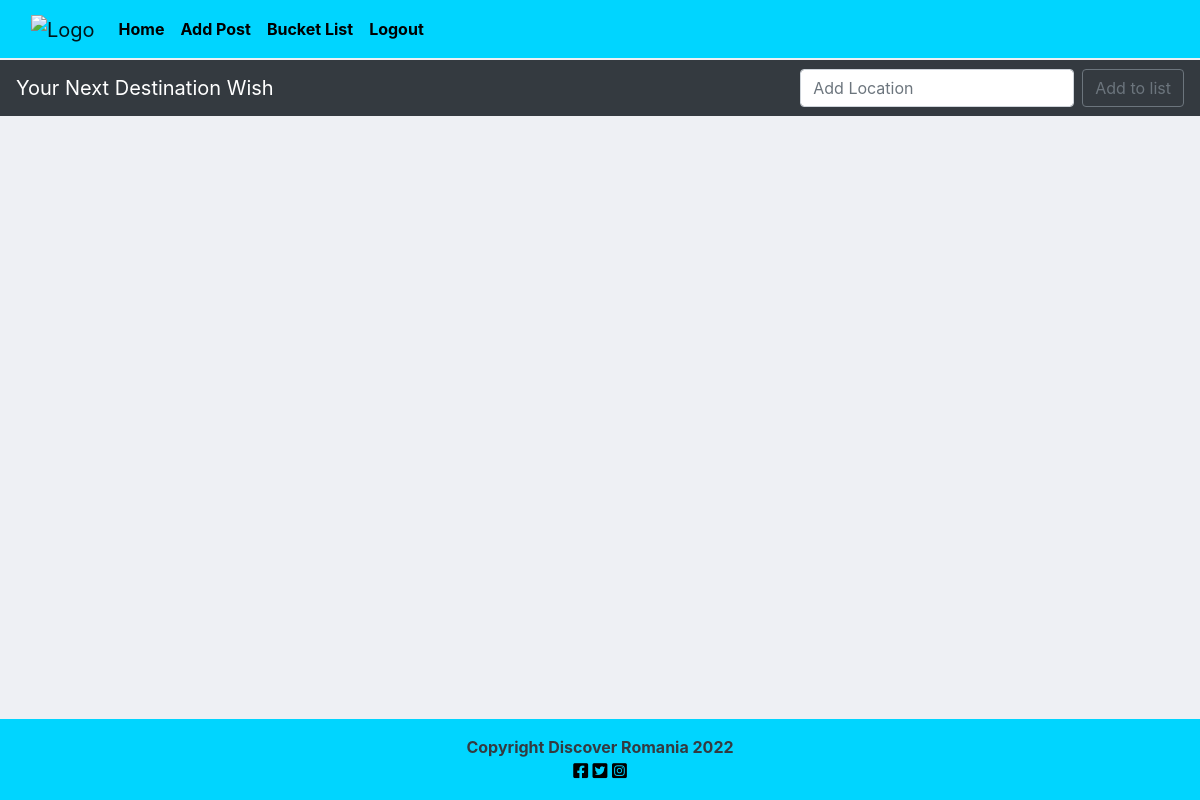
The page /wish/ (signed in) on the database as committed earlier.
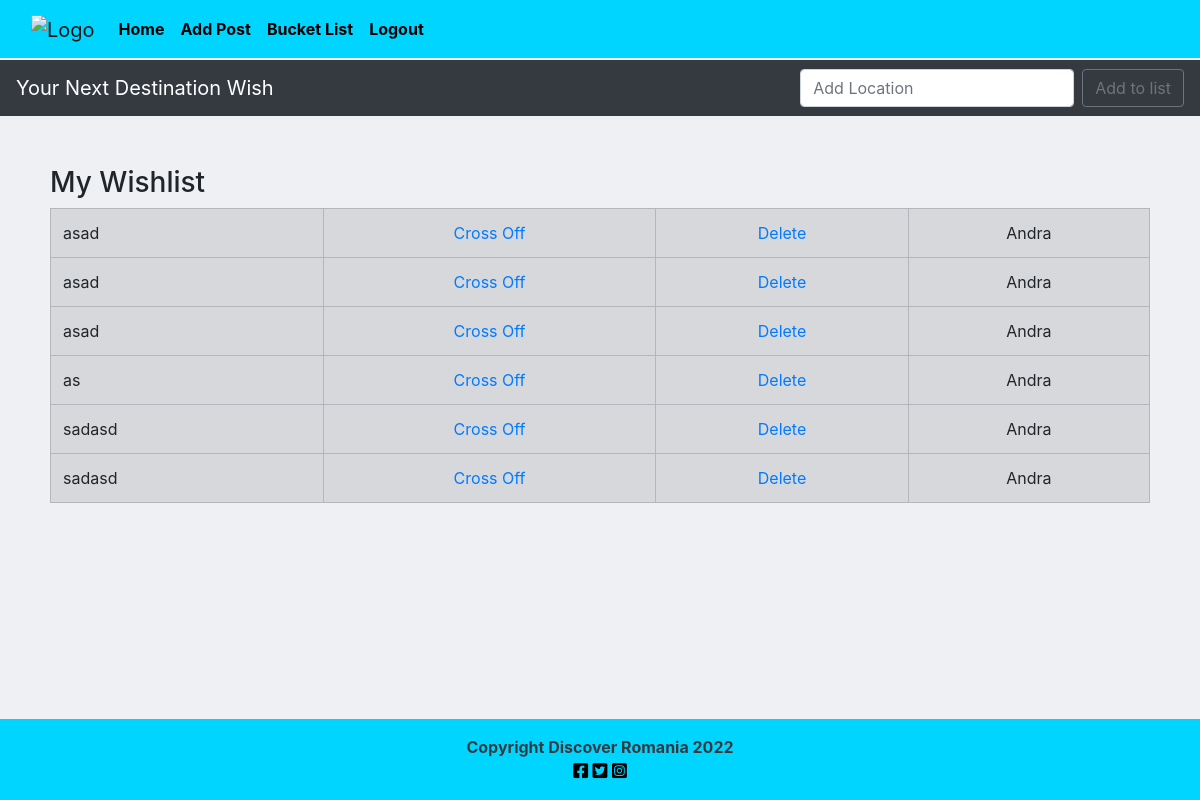
The same page on the database as committed later.
### wish/models.py (models this page shows, shortened)
class Wish(models.Model):
    item = models.CharField(max_length=200)
    completed = models.BooleanField(default=False)
    author = models.ForeignKey(User, on_delete=models.CASCADE)

### wish/views.py (the view)
# urls.py: path('', views.create_wish, name="wish_create"),
@login_required
def create_wish(request):
    if request.method == 'POST':
        form = WishForm(request.POST)
        if form.is_valid():
            wish = form.save(commit=False)
            wish.author = request.user
            wish.save()
            my_items = Wish.objects.filter(author=request.user)
            all_items = Wish.objects.filter(~Q(author=request.user))
            messages.success(request, (
               "Your location that you want to "
               "visit has been added to List !"))
            return render(request, "wish/wish.html", {'all_items': all_items, 'my_items': my_items})
    else:
        my_items = Wish.objects.filter(author=request.user)
        all_items = Wish.objects.filter(~Q(author=request.user))
        return render(request, "wish/wish.html", {'all_items': all_items, 'my_items': my_items})

### templates/wish/wish.html (shortened to what this page needs)
{% extends 'base.html' %}
{% load static %}
{% block content %}
<nav class="navbar navbar-expand navbar-dark bg-dark">
  <a class="navbar-brand" href=""> Your Next Destination Wish</a>
  <div class="collapse navbar-collapse" id="navbarSupportedContent">
      <form class="form-inline my-2 my-lg-0" method ="POST">
        <input class="form-control mr-sm-2" type="search" placeholder="Add Location" aria-label="Search" name="item">
        <button class="btn btn-outline-secondary my-2 my-sm-0" type="submit">Add to list</button>
      </form>
  </div>
</nav>
{% if my_items %}
<div class="wish-table">
  <h3>My Wishlist</h3>
  <table class ="table table-bordered">
  {% for things in my_items %}
    {% if  things.completed %}
      <tr>
        <td class ="table-success">{{ things.item }}</td>
        <td class ="table-success"><center><a href="{% url 'uncross' things.id %}">Uncross</a></center></td>
        <td class ="table-success"><center><a href="{% url 'delete' things.id %}">Delete</a></center></td>
        <td class ="table-success"><center>{{things.author}}</center></td>
      </tr>
    {% else %}
      <tr class="table-secondary">
          <td>{{ things.item }}</td>
          <td><center><a href="{% url 'cross_off' things.id %}">Cross Off</a></center></td>
          <td><center><a href="{% url 'delete' things.id %}">Delete</a></center></td>
          <td><center>{{things.author}}</center></td>
      </tr>
    {% endif %}
  {% endfor %}
  </table>
</div>
{% endif %}
{% endblock %}

Rows that differ between the two databases and show on the page:
added Wish: item "asad", author "Andra"
added Wish: item "asad", author "Andra"
added Wish: item "asad", author "Andra"
added Wish: item "as", author "Andra"
added Wish: item "sadasd", author "Andra"
added Wish: item "sadasd", author "Andra"
Other text that changed with them:
text now shown: "My Wishlist"
